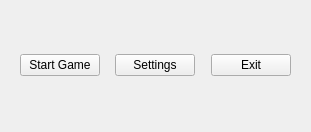
<?xml version="1.0" encoding="UTF-8"?>
<ui version="4.0">
 <class>MainWindow</class>
 <widget class="QMainWindow" name="MainWindow">
  <property name="geometry">
   <rect>
    <x>0</x>
    <y>0</y>
    <width>311</width>
    <height>132</height>
   </rect>
  </property>
  <property name="windowTitle">
   <string>MainWindow</string>
  </property>
  <widget class="QWidget" name="centralWidget">
   <widget class="QWidget" name="layoutWidget">
    <property name="geometry">
     <rect>
      <x>0</x>
      <y>0</y>
      <width>311</width>
      <height>131</height>
     </rect>
    </property>
    <layout class="QHBoxLayout" name="horizontalLayout">
     <item>
      <spacer name="horizontalSpacer_2">
       <property name="orientation">
        <enum>Qt::Horizontal</enum>
       </property>
       <property name="sizeHint" stdset="0">
        <size>
         <width>40</width>
         <height>20</height>
        </size>
       </property>
      </spacer>
     </item>
     <item>
      <widget class="QPushButton" name="pb_startGame">
       <property name="text">
        <string>Start Game</string>
       </property>
      </widget>
     </item>
     <item>
      <spacer name="horizontalSpacer_4">
       <property name="orientation">
        <enum>Qt::Horizontal</enum>
       </property>
       <property name="sizeHint" stdset="0">
        <size>
         <width>40</width>
         <height>20</height>
        </size>
       </property>
      </spacer>
     </item>
     <item>
      <widget class="QPushButton" name="pb_settings">
       <property name="text">
        <string>Settings</string>
       </property>
      </widget>
     </item>
     <item>
      <spacer name="horizontalSpacer">
       <property name="orientation">
        <enum>Qt::Horizontal</enum>
       </property>
       <property name="sizeHint" stdset="0">
        <size>
         <width>40</width>
         <height>20</height>
        </size>
       </property>
      </spacer>
     </item>
     <item>
      <widget class="QPushButton" name="pb_exit">
       <property name="text">
        <string>Exit</string>
       </property>
      </widget>
     </item>
     <item>
      <spacer name="horizontalSpacer_3">
       <property name="orientation">
        <enum>Qt::Horizontal</enum>
       </property>
       <property name="sizeHint" stdset="0">
        <size>
         <width>40</width>
         <height>20</height>
        </size>
       </property>
      </spacer>
     </item>
    </layout>
   </widget>
  </widget>
 </widget>
 <layoutdefault spacing="6" margin="11"/>
 <resources/>
 <connections/>
</ui>
